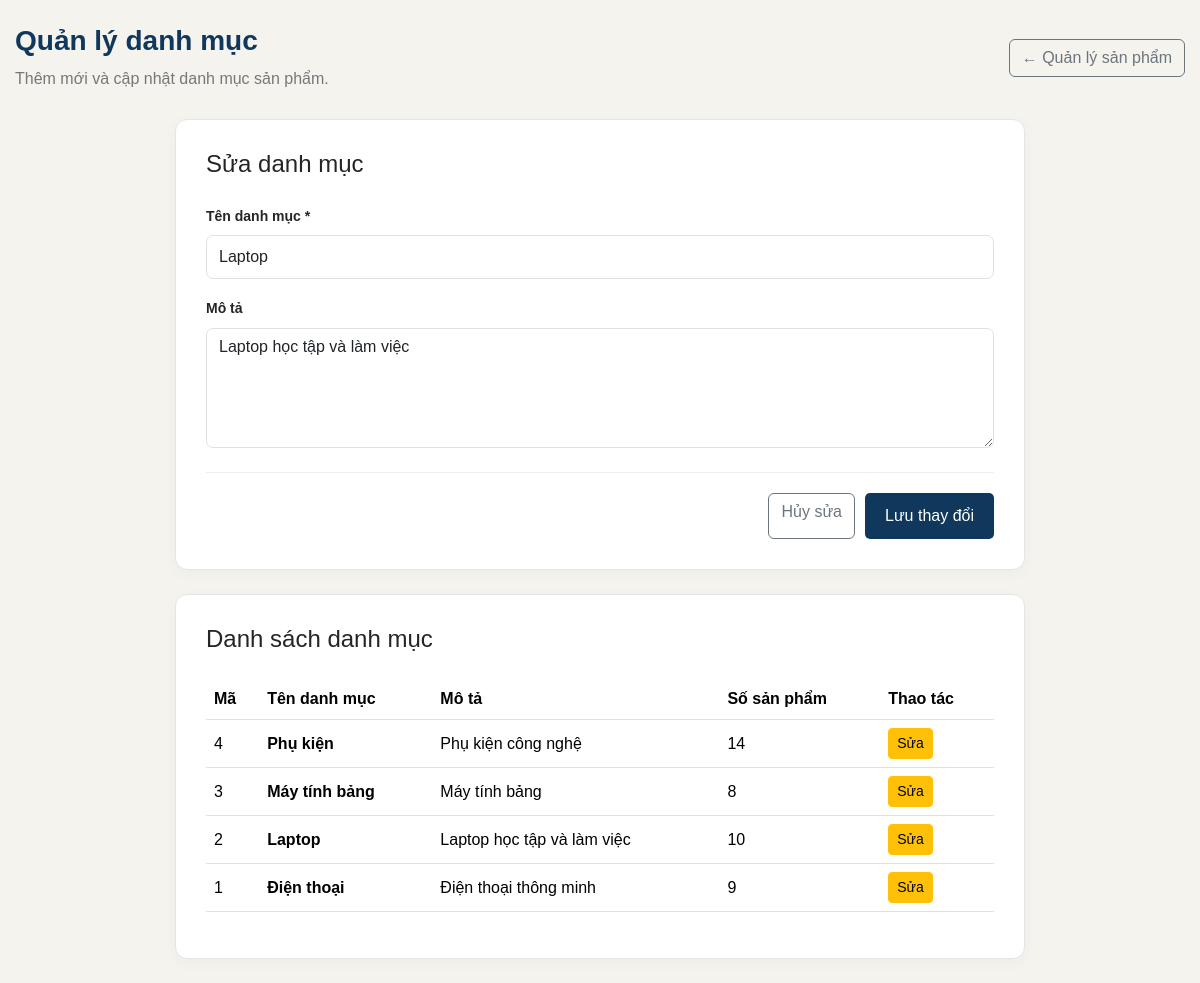
The app's page /admin/categories.php?sua=2 (signed in) with its own data.
### tables this page shows
CREATE TABLE `danhmuc` (
  `MaDanhMuc` int(11) NOT NULL,
  `TenDanhMuc` varchar(100) NOT NULL,
  `MoTa` varchar(255) DEFAULT NULL
);

### admin/categories.php (the view, shortened to what this page needs)
<?php
    require_once __DIR__ . '/../config/database.php';
    $tenDanhMuc = '';
    $moTa = '';
    $maDanhMucSua = 0;
    if (isset($_GET['sua'])) {
        $maDanhMucSua = filter_input(
            INPUT_GET,
            'sua',
            FILTER_VALIDATE_INT
        );
        $sqlTim = "
            SELECT *
            FROM DanhMuc
            WHERE MaDanhMuc = :maDanhMuc
        ";
        $stmtTim = $connection->prepare($sqlTim);
        $stmtTim->execute([
            ':maDanhMuc' => $maDanhMucSua
        ]);
        $danhMucSua = $stmtTim->fetch();
        $tenDanhMuc = $danhMucSua['TenDanhMuc'];
        $moTa = $danhMucSua['MoTa'] ?? '';
    }
    $sqlDanhSach = "
        SELECT
            d.MaDanhMuc,
            d.TenDanhMuc,
            d.MoTa,
            COUNT(s.MaSanPham) AS SoSanPham
        FROM DanhMuc d
        LEFT JOIN SanPham s
            ON d.MaDanhMuc = s.MaDanhMuc
        GROUP BY
            d.MaDanhMuc,
            d.TenDanhMuc,
            d.MoTa
        ORDER BY d.MaDanhMuc DESC
    ";
    $stmtDanhSach = $connection->query($sqlDanhSach);
    $danhSachDanhMuc = $stmtDanhSach->fetchAll();
    $baseUrl = '/tech_store';
?>
<!DOCTYPE html>
<html lang="vi">
<head>
    <link
        href="https://cdn.jsdelivr.net/npm/bootstrap@5.3.3/dist/css/bootstrap.min.css"
        rel="stylesheet"
    >
    <link
        rel="stylesheet"
        href="<?php echo $baseUrl; ?>/assets/css/style.css"
    >
</head>
<body class="admin-create-product-page">
    <div class="container py-4">
        <div class="admin-create-heading">
            <div>
                <h1>Quản lý danh mục</h1>
                <p>Thêm mới và cập nhật danh mục sản phẩm.</p>
            </div>
            <a href="products.php" class="btn btn-outline-secondary">
                ← Quản lý sản phẩm
            </a>
        </div>
        <div class="admin-create-card mb-4">
            <h2 class="h4 mb-4">
                <?php
                    echo $maDanhMucSua > 0
                        ? 'Sửa danh mục'
                        : 'Thêm danh mục mới';
                ?>
            </h2>
            <form action="categories.php" method="POST">
                <div class="mb-3">
                    <label for="ten_danh_muc" class="form-label">
                        Tên danh mục *
                    </label>
                    <input
                        type="text"
                        id="ten_danh_muc"
                        name="ten_danh_muc"
                        class="form-control"
                        maxlength="255"
                        value="<?php echo htmlspecialchars($tenDanhMuc); ?>"
                        required
                    >
                </div>
                <div class="mb-4">
                    <label for="mo_ta" class="form-label">
                        Mô tả
                    </label>
                    <textarea
                        id="mo_ta"
                        name="mo_ta"
                        class="form-control"
                        rows="3"
                        maxlength="5000"
                    ><?php echo htmlspecialchars($moTa); ?></textarea>
                </div>
                <div class="admin-create-actions">
                    <?php if ($maDanhMucSua > 0) { ?>
                        <a href="categories.php"
                           class="btn btn-outline-secondary">
                            Hủy sửa
                        </a>
                    <?php } ?>
                    <button type="submit" class="btn btn-primary">
                        <?php
                            echo $maDanhMucSua > 0
                                ? 'Lưu thay đổi'
                                : 'Thêm danh mục';
                        ?>
                    </button>
                </div>
            </form>
        </div>
        <div class="admin-create-card">
            <h2 class="h4 mb-4">Danh sách danh mục</h2>
            <div class="table-responsive">
                <table class="table table-hover align-middle">
                    <thead>
                        <tr>
                            <th>Mã</th>
                            <th>Tên danh mục</th>
                            <th>Mô tả</th>
                            <th>Số sản phẩm</th>
                            <th>Thao tác</th>
                        </tr>
                    </thead>
                    <tbody>
                        <?php if (count($danhSachDanhMuc) > 0) { ?>
                            <?php foreach ($danhSachDanhMuc as $danhMuc) { ?>
                                <tr>
                                    <td>
                                        <?php
                                            echo (int) $danhMuc['MaDanhMuc'];
                                        ?>
                                    </td>
                                    <td>
                                        <strong>
                                            <?php
                                                echo htmlspecialchars(
                                                    $danhMuc['TenDanhMuc']
                                                );
                                            ?>
                                        </strong>
                                    </td>
                                    <td>
                                        <?php
                                            echo htmlspecialchars(
                                                $danhMuc['MoTa'] ?? ''
                                            );
                                        ?>
                                    </td>
                                    <td>
                                        <?php
                                            echo (int) $danhMuc['SoSanPham'];
                                        ?>
                                    </td>
                                    <td>
                                        <a
                                            href="categories.php?sua=<?php
                                                echo (int) $danhMuc['MaDanhMuc'];
                                            ?>"
                                            class="btn btn-sm btn-warning"
                                        >
                                            Sửa
                                        </a>
                                    </td>
                                </tr>
                            <?php } ?>
                        <?php } ?>
                    </tbody>
                </table>
            </div>
        </div>
    </div>
</body>
</html>

### assets/css/style.css (style rules this page uses)
* { box-sizing: border-box; margin: 0; padding: 0; }
:root { --color-primary: #10375c; --color-secondary: #ffb900; --color-background: #f5f7fa; --color-text: #252525; --color-gray: #666666; --color-white: #ffffff; --color-border: #e5e7eb; }
body { font-family: Arial, sans-serif; font-size: 16px; line-height: 1.6; color: var(--color-text); background-color: var(--color-background); }
a { text-decoration: none; color: inherit; }
.container { width: 100%; max-width: 1200px; margin: 0 auto; padding-left: 15px; padding-right: 15px; }
.btn-primary { display: inline-block; padding: 11px 20px; border: none; border-radius: 5px; background-color: var(--color-primary); color: var(--color-white); text-align: center; cursor: pointer; }
.admin-create-product-page { min-height: 100vh; background-color: #f5f3ee; }
.admin-create-heading { display: flex; justify-content: space-between; align-items: center; gap: 20px; margin-bottom: 28px; }
.admin-create-heading h1 { color: #10375c; font-size: 28px; font-weight: 700; margin-bottom: 8px; }
.admin-create-heading p { color: #777777; margin-bottom: 0; }
.admin-create-card { max-width: 850px; margin: 0 auto; padding: 30px; background-color: #ffffff; border: 1px solid #e5e5e5; border-radius: 12px; box-shadow: 0 4px 15px rgba(0, 0, 0, 0.03); }
.admin-create-card .form-label { color: #252525; font-size: 14px; font-weight: 600; }
.admin-create-card .form-control, .admin-create-card .form-select { min-height: 44px; border-radius: 7px; }
.admin-create-card textarea.form-control { min-height: 120px; }
.admin-create-actions { display: flex; justify-content: flex-end; gap: 10px; padding-top: 20px; border-top: 1px solid #eeeeee; }

### records on screen
danhmuc: ten_danh_muc "Laptop", mo_ta "Laptop học tập và làm việc", MaDanhMuc "2", TenDanhMuc "Laptop", MoTa "Laptop học tập và làm việc", SoSanPham "10"
danhmuc: MaDanhMuc "4", TenDanhMuc "Phụ kiện", MoTa "Phụ kiện công nghệ", SoSanPham "14"
danhmuc: MaDanhMuc "3", TenDanhMuc "Máy tính bảng", MoTa "Máy tính bảng", SoSanPham "8"
danhmuc: MaDanhMuc "1", TenDanhMuc "Điện thoại", MoTa "Điện thoại thông minh", SoSanPham "9"
